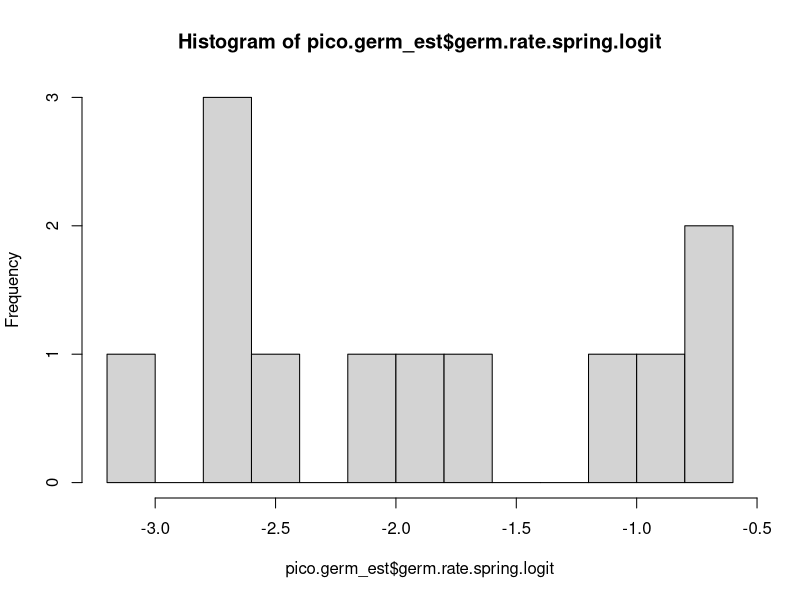
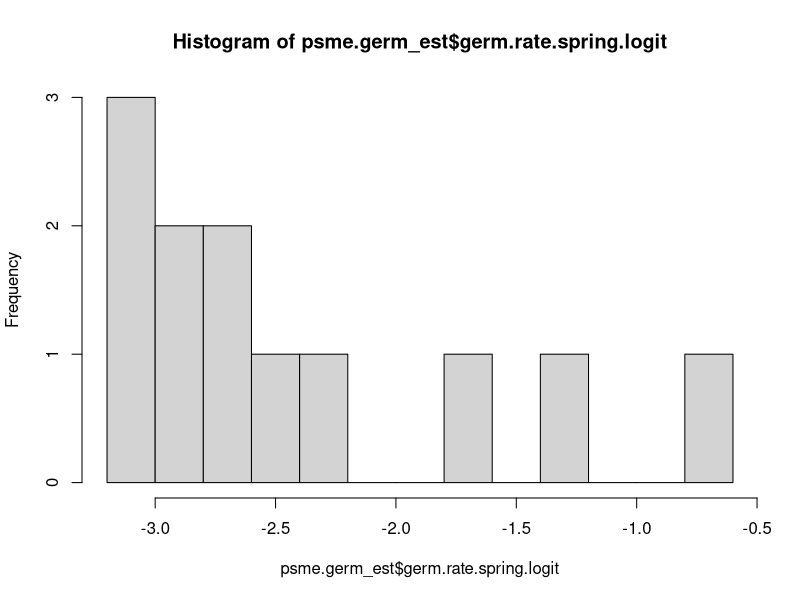

These figures' R source, in order:
germ<- read.csv("germination_establishment.summaries.csv")

library(dplyr)
pico.germ_est<- germ%>% filter(Species== "pico")
psme.germ_est<- germ %>% filter(Species == "psme")

#visualising data with histograms
hist(pico.germ_est$germ.rate.spring.logit, breaks= 12)
#definitely not normally distributed. Heavily skewed towards 0. 
hist(psme.germ_est$germ.rate.spring.logit, breaks= 12)
